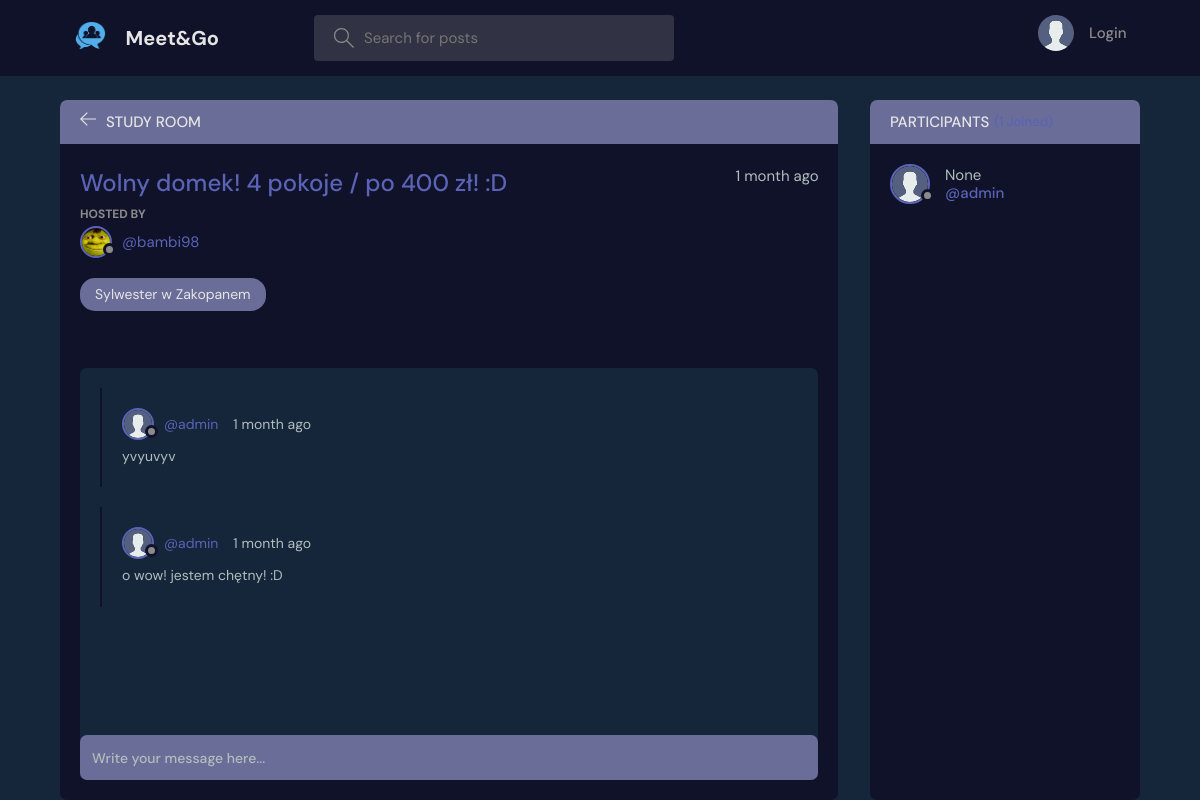
/room/25/, run on the app's committed database.
### base/models.py (models this page shows, shortened)
class Room(models.Model):
    host = models.ForeignKey(User, on_delete=models.SET_NULL, null=True)
    topic = models.ForeignKey(Topic, on_delete=models.SET_NULL, null=True)
    name = models.CharField(max_length=200)
    description = models.TextField(null=True, blank=True)
    participants = models.ManyToManyField(
        User, related_name='participants', blank=True)
    updated = models.DateTimeField(auto_now=True)
    created = models.DateTimeField(auto_now_add=True)
    class Meta:
        ordering = ['-updated', '-created']

class User(AbstractUser):
    name = models.CharField(max_length=200, null=True)
    email = models.EmailField(unique=True, null=True)
    bio = models.TextField(null=True)
    avatar = models.ImageField(null=True, default="avatar.svg")
    REQUIRED_FIELDS = []

class Topic(models.Model):
    name = models.CharField(max_length=200)
    def __str__(self):
        return self.name

class Message(models.Model):
    user = models.ForeignKey(User, on_delete=models.CASCADE)
    room = models.ForeignKey(Room, on_delete=models.CASCADE)
    body = models.TextField()
    updated = models.DateTimeField(auto_now=True)
    created = models.DateTimeField(auto_now_add=True)
    class Meta:
        ordering = ['-updated', '-created']

### base/views.py (the view, shortened to what this page needs)
# urls.py: path('room/<str:pk>/', views.room, name="room"),
def room(request, pk):
    room = Room.objects.get(id=pk)
    room_messages = room.message_set.all()
    participants = room.participants.all()
    context = {'room': room, 'room_messages': room_messages,
               'participants': participants}
    return render(request, 'base/room.html', context)

### base/templates/base/room.html (shortened to what this page needs)
{% extends 'main.html' %}
{% block content %}
<main class="profile-page layout layout--2">
  <div class="container">
    <div class="room">
      <div class="room__top">
        <div class="room__topLeft">
          <a href="{% url 'home' %}">
            <svg version="1.1" xmlns="http://www.w3.org/2000/svg" width="32" height="32" viewBox="0 0 32 32">
              <title>arrow-left</title>
              <path
                d="M13.723 2.286l-13.723 13.714 13.719 13.714 1.616-1.611-10.96-10.96h27.625v-2.286h-27.625l10.965-10.965-1.616-1.607z">
              </path>
            </svg>
          </a>
          <h3>Study Room</h3>
        </div>
      </div>
      <div class="room__box scroll">
        <div class="room__header scroll">
          <div class="room__info">
            <h3>{{room.name}}</h3>
            <span>{{room.created|timesince}} ago</span>
          </div>
          <div class="room__hosted">
            <p>Hosted By</p>
            <a href="{% url 'user-profile' room.host.id %}" class="room__author">
              <div class="avatar avatar--small">
                <img src="{{room.host.avatar.url}}" />
              </div>
              <span>@{{room.host.username}}</span>
            </a>
          </div>
          <span class="room__topics">{{room.topic}}</span>
        </div>
        <div class="room__conversation">
          <div class="threads scroll">
            {% for message in room_messages %}
            <div class="thread">
              <div class="thread__top">
                <div class="thread__author">
                  <a href="{% url 'user-profile' message.user.id %}" class="thread__authorInfo">
                    <div class="avatar avatar--small">
                      <img src="{{message.user.avatar.url}}" />
                    </div>
                    <span>@{{message.user.username}}</span>
                  </a>
                  <span class="thread__date">{{message.created|timesince}} ago</span>
                </div>
              </div>
              <div class="thread__details">
                {{message.body}}
              </div>
            </div>
            {% endfor %}
          </div>
        </div>
      </div>
      <div class="room__message">
        <form action="" method="POST">
          <input name="body" placeholder="Write your message here..." />
        </form>
      </div>
    </div>
    <div class="participants">
      <h3 class="participants__top">Participants <span>({{participants.count}} Joined)</span></h3>
      <div class="participants__list scroll">
        {% for user in participants %}
        <a href="{%  url 'user-profile' user.id %}" class="participant">
          <div class="avatar avatar--medium">
            <img src="{{user.avatar.url}}" />
          </div>
          <p>
            {{user.name}}
            <span>@{{user.username}}</span>
          </p>
        </a>
        {% endfor %}
      </div>
    </div>
  </div>
</main>
{% endblock content %}

### data on the page
Room: name "Wolny domek! 4 pokoje / po 400 zł! :D", created "1 month", host.avatar (picture), host.username "bambi98", topic "Sylwester w Zakopanem"
Message: user.avatar (placeholder picture), user.username "admin", created "1 month", body "yvyuvyv"
Message: user.avatar (placeholder picture), user.username "admin", created "1 month", body "o wow! jestem chętny! :D"
User: avatar (placeholder picture), name "None", username "admin"
